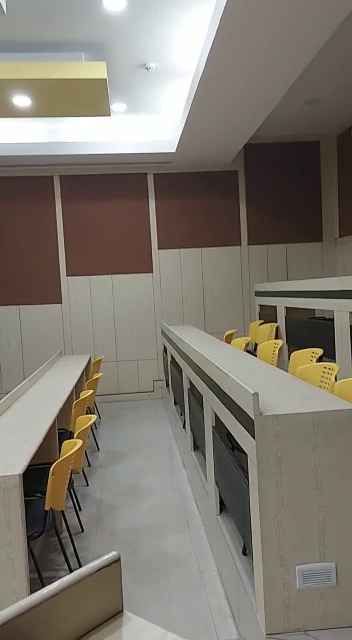
#> input picture frame 37 of PythonScripts/SampleVideo4.mp4, 352 x 640 px
$ python LaggingDetection.py
#> lines starting #> are read from the running program, lines starting #| are printed output that depends on the picture; after the words box and inside, x2 and y2 are one past the last pixel; in counts of white or black regions, pixels touching at a corner belong together
import numpy as np
import cv2
import time


# creating the videocapture object
# and reading from the input file
# Change it to 0 if reading from webcam

cap = cv2.VideoCapture('SampleVideo4.mp4')

Scores_List = []

# used to record the time when we processed last frame
prev_frame_time = 0

# used to record the time at which we processed current frame
new_frame_time = 0


start = time.time()

# Reading the video file until finished
while(cap.isOpened()):

    # Capture frame-by-frame

    ret, frame = cap.read()
#> frame is the input picture: shape (640, 352, 3); mean B, G, R 111.6, 121.1, 126.8

    # if video finished or no Video Input
    if not ret:
        break

    # Our operations on the frame come here
    gray = frame

    # resizing the frame size according to our need
    gray = cv2.resize(gray, (500, 300))
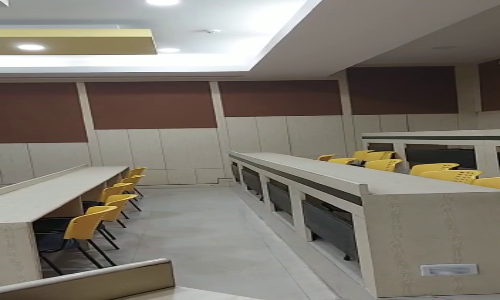
#> gray: shape (300, 500, 3); mean B, G, R 111.5, 121, 126.7

    # font which we will be using to display FPS
    font = cv2.FONT_HERSHEY_SIMPLEX
    # time when we finish processing for this frame
    new_frame_time = time.time()

    # Calculating the fps

    # fps will be number of frame processed in given time frame
    # since their will be most of time error of 0.001 second
    # we will be subtracting it to get more accurate result

    g = (new_frame_time-prev_frame_time)

    if g == 0:
        fps = pow(10,10)
    else:
        fps = 1/(new_frame_time-prev_frame_time)
    prev_frame_time = new_frame_time

    # converting the fps into integer
    fps = int(fps)

    Scores_List.append(fps)
    # converting the fps to string so that we can display it on frame
    # by using putText function
    fps = str(fps)

    # putting the FPS count on the frame
    cv2.putText(gray, fps, (7, 70), font, 3, (100, 255, 0), 3, cv2.LINE_AA)
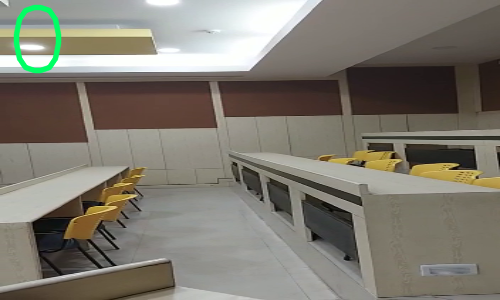
#> gray: shape (300, 500, 3); 0.77% of pixels changed, all inside (x1, y1, x2, y2) = (13, 4, 62, 74)

    # displaying the frame with fps
    cv2.imshow('frame', gray)

    # press 'Q' if you want to exit
    if cv2.waitKey(1) & 0xFF == ord('q'):
#> (key q is pressed here)
        break

# When everything done, release the capture
cap.release()
# Destroy the all windows now
cv2.destroyAllWindows()

end = time.time()

New_Score_List = []

for i in range(len(Scores_List)-1):
    New_Score_List.append(abs(Scores_List[i] - Scores_List[i+1]))


print(New_Score_List)

New_Score_List.append(0)

Boolean_List = []
Boolean_List.append(True)

for i in New_Score_List:
    if i > 10:
        Boolean_List.append(False)
    else:
        Boolean_List.append(True)

Boolean_List.append(True)


Split = (end - start)/len(Boolean_List)

AllIndexs = []

for i in range(len(Boolean_List)):
    if Boolean_List[i] == False :
        AllIndexs.append(i)


Start = End  = 0

SNo = []
FinalStart = []
FinalEnd = []
FinalType = []
FinalScore = []


for i in range(len(AllIndexs) - 1):
    # print(AllIndexs[i])
    if AllIndexs[i] == AllIndexs[i+1] - 1:
        # print(True)
        End+=1
    else:
        FinalStart.append(round(AllIndexs[Start]*Split , 3))
        FinalEnd.append(round(AllIndexs[End]*Split,3))
        FinalScore.append(round(New_Score_List[AllIndexs[End]],4))
        Start = End


print(FinalStart)
print(FinalEnd)
print(FinalScore)

D = {

    "StartTime(in sec)" : FinalStart,
    "EndTime(in sec)" : FinalEnd,

    "Score": FinalScore,
}

# import pandas as pd

# data = pd.DataFrame(D)

# print(data.head(10))

$ run again, starting later in the video
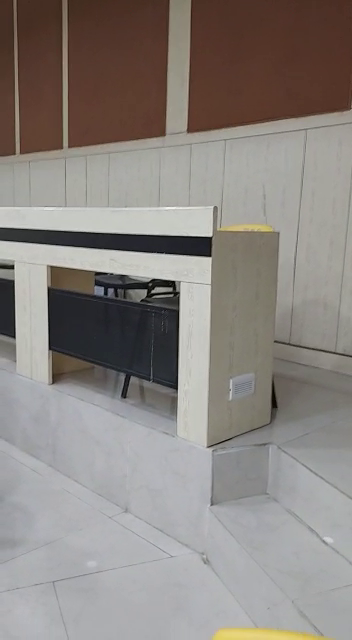
#> input picture frame 167 of PythonScripts/SampleVideo4.mp4, 352 x 640 px
#> frame is the input picture: shape (640, 352, 3); mean B, G, R 128.3, 132.7, 138.7
#> `gray = cv2.resize(gray, (500, 300))`:
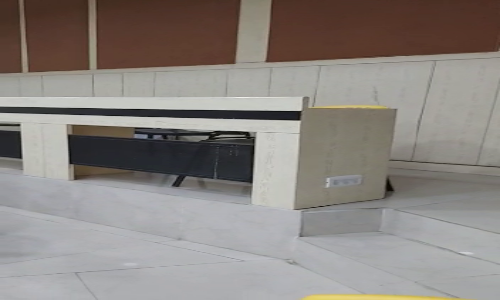
#> gray: shape (300, 500, 3); mean B, G, R 128.3, 132.6, 138.7
#> `cv2.putText(gray, fps, (7, 70), font, 3, (100, 255, 0), 3, cv2.LINE_AA)`:
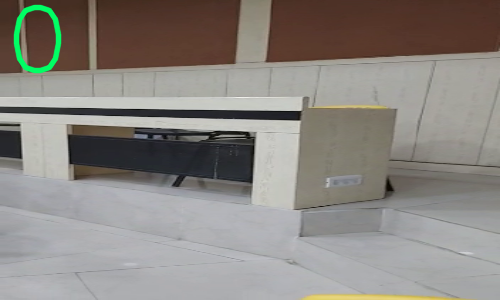
#> gray: shape (300, 500, 3); 0.77% of pixels changed, all inside (x1, y1, x2, y2) = (13, 4, 62, 74)

$ run again, starting later in the video
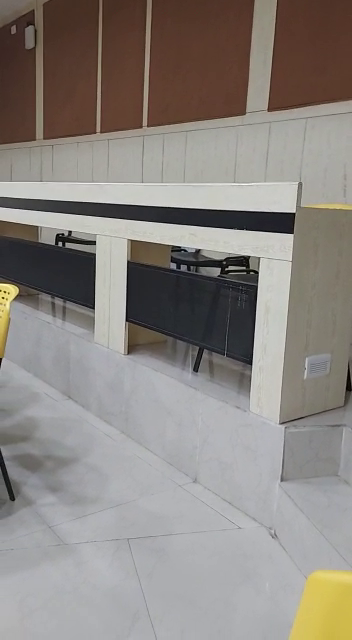
#> input picture frame 297 of PythonScripts/SampleVideo4.mp4, 352 x 640 px
#> frame is the input picture: shape (640, 352, 3); mean B, G, R 128.4, 133.5, 139.2
#> `gray = cv2.resize(gray, (500, 300))`:
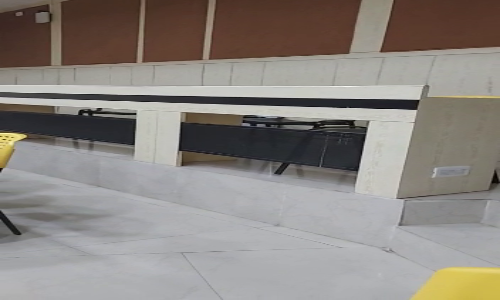
#> gray: shape (300, 500, 3); mean B, G, R 128.3, 133.4, 139.1
#> `cv2.putText(gray, fps, (7, 70), font, 3, (100, 255, 0), 3, cv2.LINE_AA)`:
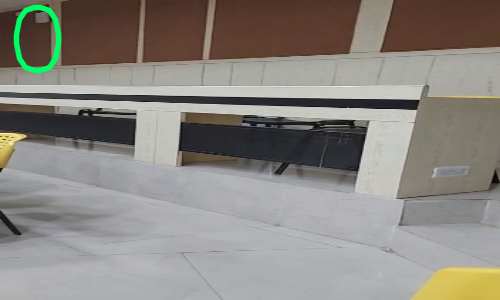
#> gray: shape (300, 500, 3); 0.77% of pixels changed, all inside (x1, y1, x2, y2) = (13, 4, 62, 74)
